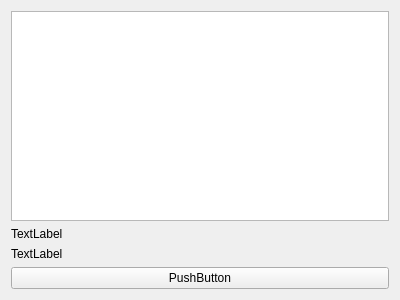
<?xml version="1.0" encoding="UTF-8"?>
<ui version="4.0">
 <class>Form</class>
 <widget class="QWidget" name="Form">
  <property name="geometry">
   <rect>
    <x>0</x>
    <y>0</y>
    <width>400</width>
    <height>300</height>
   </rect>
  </property>
  <property name="windowTitle">
   <string>Form</string>
  </property>
  <layout class="QVBoxLayout" name="verticalLayout_2">
   <item>
    <layout class="QVBoxLayout" name="verticalLayout">
     <item>
      <widget class="QTextEdit" name="textEdit"/>
     </item>
     <item>
      <widget class="QLabel" name="label">
       <property name="text">
        <string>TextLabel</string>
       </property>
      </widget>
     </item>
     <item>
      <widget class="QLabel" name="label_2">
       <property name="text">
        <string>TextLabel</string>
       </property>
      </widget>
     </item>
     <item>
      <widget class="QPushButton" name="pushButton">
       <property name="text">
        <string>PushButton</string>
       </property>
      </widget>
     </item>
    </layout>
   </item>
  </layout>
 </widget>
 <resources/>
 <connections/>
</ui>
